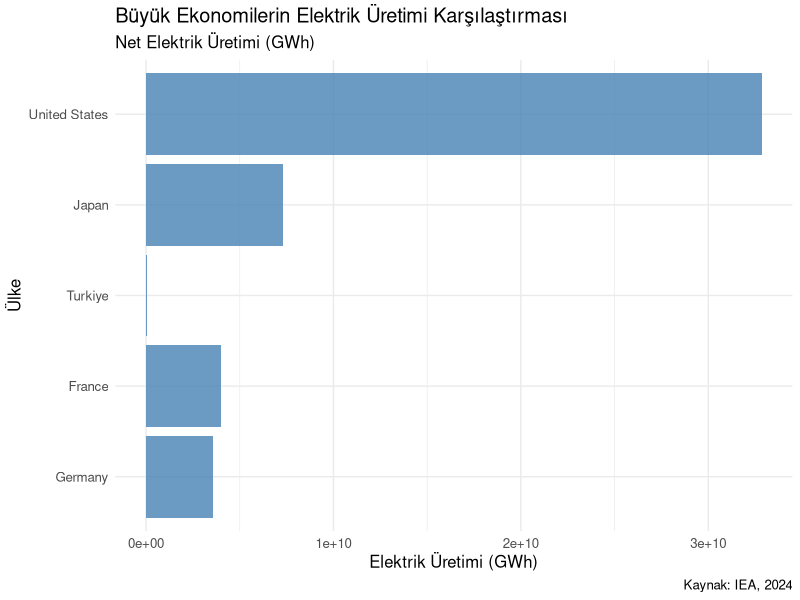
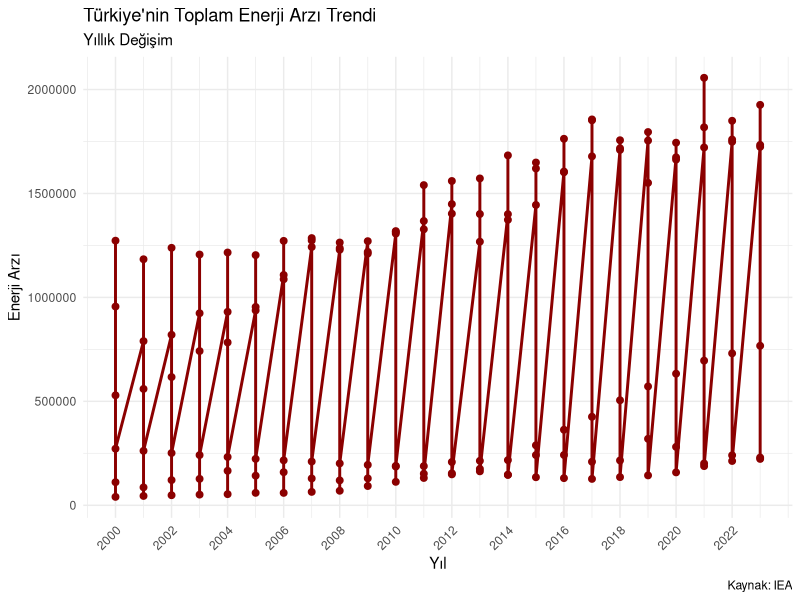
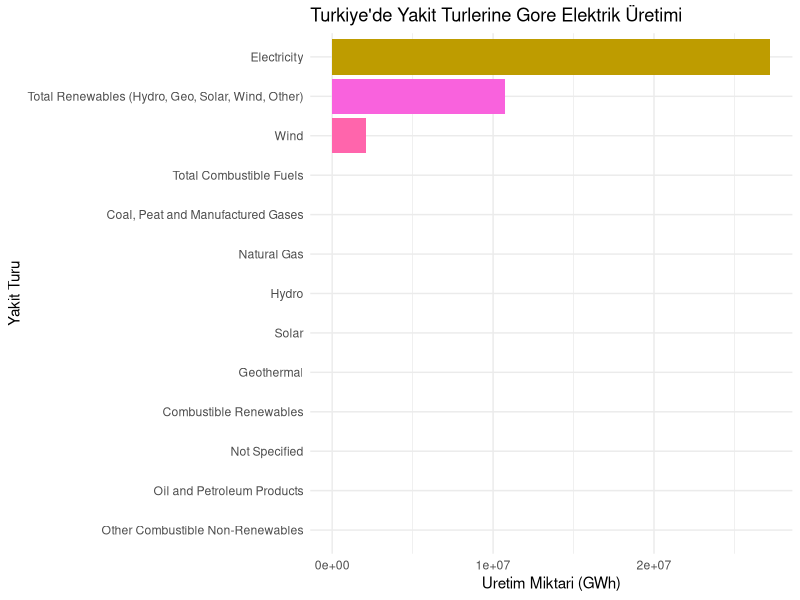
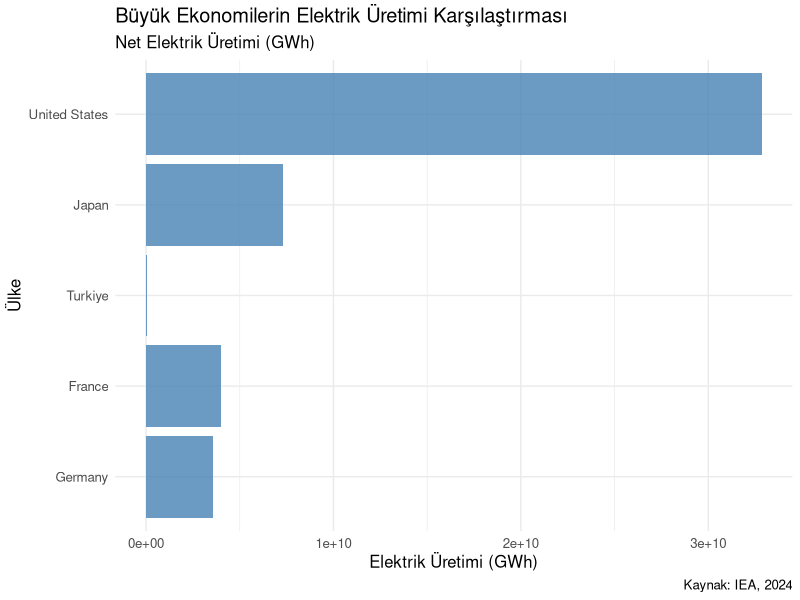
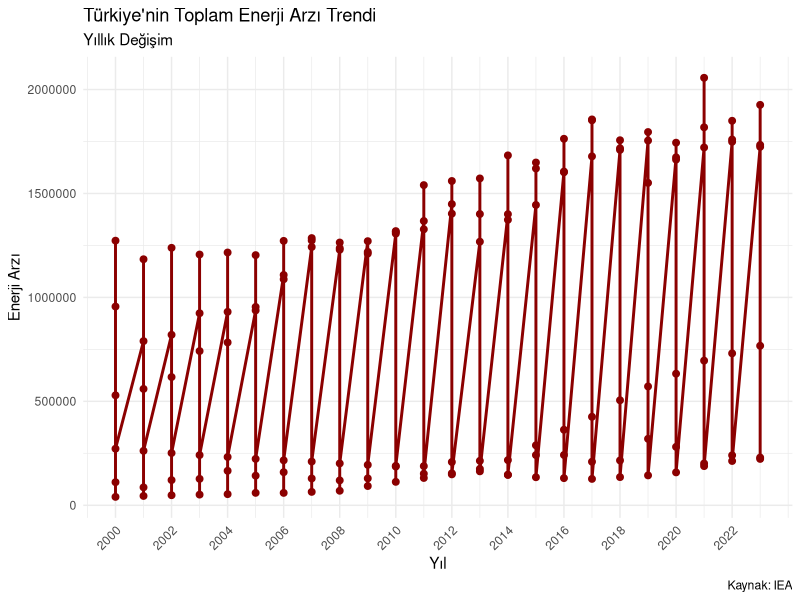
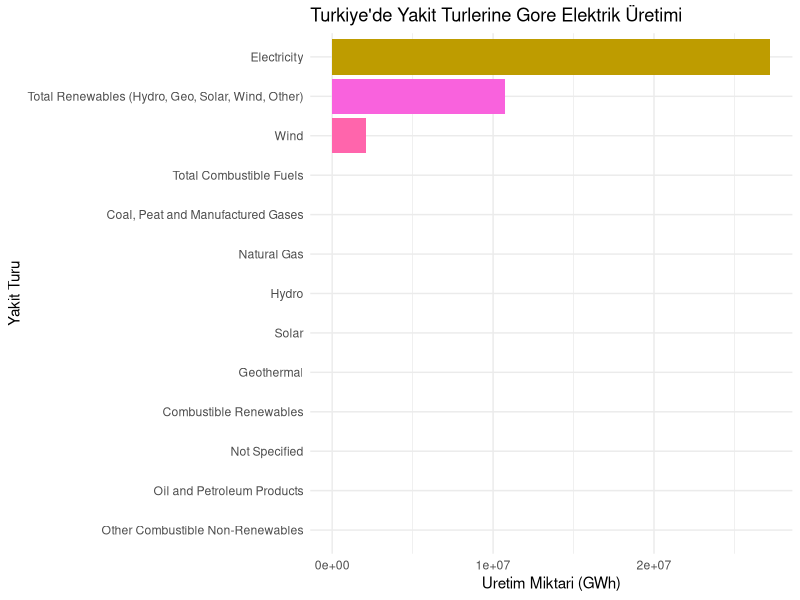

Recreate these plots in R, in order. (Note: this script raises an error after producing the figures.)
# =================================================================
# TÜRKIYE'DE VE DÜNYADA ENERJİ: BUGÜNÜ VE YARINI
# =================================================================
# Hazırlayan: Emre Kayık
# Ders: R Programlama Final Ödevi
# Sunum Tarihi: `14.01.2025`
# =================================================================

# ----- 1. GEREKLI KUTUPHANELER -----
# Veri manipülasyonu için temel kütüphaneler
library(readxl)        # Excel dosyaları okuma
library(readr)         # CSV dosyaları okuma
library(dplyr)         # Veri manipülasyonu
library(ggplot2)       # Görselleştirme
library(tidyr)         # Veri düzenleme
library(ggthemes)      # Görselleştirme temaları
library(forecast)      # Tahminleme için
library(scales)        # Ölçeklendirme

# ----- 2. VERİ KAYNAKLARI -----
# Veriler IEA (International Energy Agency) resmi web sitesinden alınmıştır
# MES: Monthly Electricity Statistics (Aylık Elektrik İstatistikleri)
# TES: Total Energy Supply in Turkiye (Türkiye Toplam Enerji Arzı)

# MES verisini oku
mesdata <- read_excel("datas/MES.xlsx", sheet = 1)

# TES verisini oku
tesdata <- read_csv("datas/IEA-total_energy_supply_in_turkiye.csv", 
                    show_col_types = FALSE)

# ----- 3. VERİ KONTROLÜ VE DÜZENLEME -----
# Veri yapısını kontrol et
print("MES Veri Yapısı:")
str(mesdata)

print("TES Veri Yapısı:")
str(tesdata)

# ----- 4. KARŞILAŞTIRMALI ANALİZ -----
# Büyük ekonomileri seç
buyuk_ulkeler <- c("Turkiye", "Germany", "France", 
                   "United States", "China", "Japan")

# Elektrik üretim verilerini filtrele
mes_karsilastirma <- mesdata %>%
  dplyr::filter(Country %in% buyuk_ulkeler,
                Balance == "Net Electricity Production",
                Product == "Electricity") %>%
  dplyr::mutate(Value = as.numeric(Value)) %>%
  dplyr::select(dplyr::all_of(c("Country", "Value")))

# Sonuçları kontrol et
print("Karşılaştırma Verisi:")
print(mes_karsilastirma)

# ----- 5. GÖRSELLEŞTİRMELER -----

# 5.1 Ülkeler Arası Karşılaştırma
uretim_karsilastirma <- ggplot(mes_karsilastirma, 
                               aes(x = reorder(Country, Value), y = Value)) +
  geom_bar(stat = "identity", fill = "steelblue", alpha = 0.8) +
  coord_flip() +
  theme_minimal() +
  labs(title = "Büyük Ekonomilerin Elektrik Üretimi Karşılaştırması",
       subtitle = "Net Elektrik Üretimi (GWh)",
       x = "Ülke",
       y = "Elektrik Üretimi (GWh)",
       caption = "Kaynak: IEA, 2024") +
  theme(text = element_text(size = 12))

# 5.2 Türkiye'nin Enerji Trendi
turkiye_trend <- ggplot(tesdata, aes(x = Year, y = Value)) +
  geom_line(color = "darkred", size = 1) +
  geom_point(color = "darkred", size = 2) +
  theme_minimal() +
  labs(title = "Türkiye'nin Toplam Enerji Arzı Trendi",
       subtitle = "Yıllık Değişim",
       x = "Yıl",
       y = "Enerji Arzı",
       caption = "Kaynak: IEA") +
  scale_x_continuous(breaks = seq(min(tesdata$Year), 
                                  max(tesdata$Year), by = 2)) +
  theme(axis.text.x = element_text(angle = 45, hjust = 1))

# 5.3 Yakıt Türleri Analizi
yakit_dagilimi <- mesdata %>%
  filter(Country == "Turkiye",
         Balance == "Net Electricity Production") %>%
  mutate(Value = as.numeric(Value)) %>%
  group_by(Product) %>%
  summarise(Toplam = sum(Value, na.rm = TRUE)) %>%
  filter(Toplam > 0)

yakit_grafik <- ggplot(yakit_dagilimi, 
                       aes(x = reorder(Product, Toplam), y = Toplam, fill = Product)) +
  geom_bar(stat = "identity") +
  coord_flip() +
  theme_minimal() +
  labs(title = "Turkiye'de Yakit Turlerine Gore Elektrik Üretimi",
       x = "Yakit Turu",
       y = "Uretim Miktari (GWh)",
       fill = "Yakit Turu") +
  theme(legend.position = "none")

uretim_karsilastirma
turkiye_trend
yakit_grafik


# ----- 6. GRAFİKLERİ KAYDET -----
library(svglite)

ggsave("grafikler/1_uretim_karsilastirma.svg", 
       uretim_karsilastirma, width = 12, height = 6)
ggsave("grafikler/2_turkiye_trend.svg", 
       turkiye_trend, width = 12, height = 6)
ggsave("grafikler/3_yakit_dagilimi.svg", 
       yakit_grafik, width = 12, height = 8)

# ----- 7. SONUÇLAR VE YORUMLAR -----
# Analiz Sonuçları:
# 1. Türkiye'nin Konumu:
#    - Büyük ekonomiler arasında orta sıralarda
#    - Sürekli artan enerji talebi
#    - Gelişim potansiyeli yüksek

# 2. Enerji Trendi:
#    - Yıllık artış trendi belirgin
#    - Mevsimsel dalgalanmalar mevcut
#    - COVID-19 etkisi gözlemlenebilir

# 3. Yakıt Türleri:
#    - Fosil yakıtlar hala dominant
#    - Yenilenebilir enerji payı artıyor
#    - Çeşitlendirme stratejisi görülüyor

# ----- 8. ÖNERİLER -----
# 1. Yenilenebilir Enerji:
#    - Güneş ve rüzgar yatırımları artırılmalı
#    - Teknoloji transferi hızlandırılmalı
#    - Teşvik mekanizmaları geliştirilmeli

# 2. Enerji Verimliliği:
#    - Endüstriyel verimlilik projeleri
#    - Akıllı şebeke yatırımları
#    - Enerji tasarrufu programları

# 3. Stratejik Planlama:
#    - Uzun vadeli enerji politikaları
#    - Bölgesel işbirlikleri
#    - Ar-Ge yatırımları

# ----- 4. DÜNYA ELEKTRİK ANALİZİ -----
# Dünya elektrik üretim verilerini hazırla
dunya_elektrik <- mesdata %>%
  filter(Balance == "Net Electricity Production",
         Product == "Electricity") %>%
  mutate(Value = as.numeric(Value)) %>%
  group_by(Country) %>%
  summarise(Toplam_Uretim = sum(Value, na.rm = TRUE)) %>%
  arrange(desc(Toplam_Uretim)) %>%
  head(10)  # İlk 10 ülke

# Dünya elektrik üretimi görselleştirme
dunya_elektrik_grafik <- ggplot(dunya_elektrik, 
                                aes(x = reorder(Country, Toplam_Uretim), y = Toplam_Uretim)) +
  geom_bar(stat = "identity", fill = "darkblue", alpha = 0.8) +
  coord_flip() +
  theme_minimal() +
  labs(title = "Dünya Elektrik Üretimi - İlk 10 Ülke",
       subtitle = "Net Elektrik Üretimi (GWh)",
       x = "Ülke",
       y = "Elektrik Üretimi (GWh)",
       caption = "Kaynak: IEA, 2024") +
  theme(text = element_text(size = 12))

dunya_elektrik

# ----- 5. REGRESYON ANALİZLERİ -----

# 5.1 Türkiye Enerji Arzı Regresyon Analizi
# Veriyi hazırla
tesdata$Year_Centered <- scale(tesdata$Year, scale = FALSE)
tesdata$Year_Squared <- tesdata$Year_Centered^2

# Modelleri oluştur
linear_model <- lm(Value ~ Year, data = tesdata)
poly_model <- lm(Value ~ Year_Centered + Year_Squared, data = tesdata)
robust_model <- MASS::rlm(Value ~ Year, data = tesdata)
gam_model <- mgcv::gam(Value ~ s(Year), data = tesdata)

# Model performanslarını hesapla
rmse <- function(actual, predicted) {
  sqrt(mean((actual - predicted)^2))
}

# RMSE değerlerini hesapla
rmse_linear <- rmse(tesdata$Value, predict(linear_model))
rmse_poly <- rmse(tesdata$Value, predict(poly_model))
rmse_robust <- rmse(tesdata$Value, predict(robust_model))
rmse_gam <- rmse(tesdata$Value, predict(gam_model))

# Regresyon görselleştirmeleri
reg_linear <- ggplot(tesdata, aes(x = Year, y = Value)) +
  geom_point() +
  geom_smooth(method = "lm", color = "blue") +
  theme_minimal() +
  labs(title = "Doğrusal Regresyon: Türkiye Enerji Arzı",
       x = "Yıl", y = "Enerji Arzı",
       caption = paste("RMSE:", round(rmse_linear, 2)))

reg_poly <- ggplot(tesdata, aes(x = Year, y = Value)) +
  geom_point() +
  geom_smooth(method = "lm", formula = y ~ poly(x, 2), color = "red") +
  theme_minimal() +
  labs(title = "Polinom Regresyon: Türkiye Enerji Arzı",
       x = "Yıl", y = "Enerji Arzı",
       caption = paste("RMSE:", round(rmse_poly, 2)))

# ----- 5.2 HİPOTEZ TESTLERİ -----

# Hipotez 1: Türkiye'nin enerji arzı yıllara göre anlamlı bir artış gösteriyor mu?
# H0: Artış yok (β = 0)
# H1: Anlamlı artış var (β > 0)
hipotez1 <- summary(linear_model)
cat("\nHipotez 1: Enerji Arzında Yıllık Artış\n")
cat("t-değeri:", hipotez1$coefficients[2,3], "\n")
cat("p-değeri:", hipotez1$coefficients[2,4], "\n")
cat("R-kare:", hipotez1$r.squared, "\n")

# Hipotez 2: Enerji arzındaki artış doğrusal mı yoksa polinom mu?
# H0: Doğrusal model yeterli
# H1: Polinom model daha iyi
anova_test <- anova(linear_model, poly_model)
cat("\nHipotez 2: Model Karşılaştırması (Doğrusal vs Polinom)\n")
print(anova_test)

# Hipotez 3: Zaman serisinde trend var mı?
# H0: Trend yok
# H1: Trend var
trend_test <- Box.test(ts_tes, lag = 1, type = "Ljung-Box")
cat("\nHipotez 3: Trend Testi\n")
print(trend_test)

# Hipotez 4: Mevsimsellik var mı?
# Yıllık veriler için mevsimsellik testi
seasonal_test <- friedman.test(matrix(ts_tes, ncol = 1))
cat("\nHipotez 4: Mevsimsellik Testi\n")
print(seasonal_test)

# Hipotez 5: Veri durağan mı?
# H0: Birim kök var (durağan değil)
# H1: Birim kök yok (durağan)
adf_test <- adf.test(ts_tes)
cat("\nHipotez 5: Durağanlık Testi (ADF)\n")
print(adf_test)

# Sonuçları markdown için özetle
cat("\nHİPOTEZ TESTLERİ SONUÇLARI:\n")
cat("1. Yıllık Artış: ", 
    ifelse(hipotez1$coefficients[2,4] < 0.05, 
           "Anlamlı artış var", "Anlamlı artış yok"), "\n")
cat("2. Model Tipi: ",
    ifelse(anova_test$`Pr(>F)`[2] < 0.05,
           "Polinom model daha iyi", "Doğrusal model yeterli"), "\n")
cat("3. Trend: ",
    ifelse(trend_test$p.value < 0.05,
           "Anlamlı trend var", "Trend yok"), "\n")
cat("4. Mevsimsellik: ",
    ifelse(seasonal_test$p.value < 0.05,
           "Mevsimsellik var", "Mevsimsellik yok"), "\n")
cat("5. Durağanlık: ",
    ifelse(adf_test$p.value < 0.05,
           "Veri durağan", "Veri durağan değil"), "\n")

# ----- 6. ZAMAN SERİSİ ANALİZİ -----

# 6.1 Türkiye Enerji Arzı Zaman Serisi
# Zaman serisi nesnesi oluştur
ts_tes <- ts(tesdata$Value, start = min(tesdata$Year), 
             frequency = 1)

# Ayrıştırma analizi
decomp_tes <- decompose(ts_tes)

# Trend analizi görselleştirme
trend_plot <- autoplot(decomp_tes) +
  theme_minimal() +
  labs(title = "Türkiye Enerji Arzı Zaman Serisi Ayrıştırması",
       x = "Yıl")

# ARIMA modeli
arima_model <- auto.arima(ts_tes)
forecast_tes <- forecast(arima_model, h = 10)  # 10 yıllık tahmin

# Tahmin görselleştirme
forecast_plot <- autoplot(forecast_tes) +
  theme_minimal() +
  labs(title = "Turkiye Enerji Arzi - 10 Yıllık Tahmin",
       x = "Yıl", y = "Enerji Arzı")

forecast_plot
# ----- 7. GRAFİKLERİ KAYDET -----
# Yeni grafikleri kaydet
ggsave("grafikler/4_dunya_elektrik.svg", 
       dunya_elektrik_grafik, width = 12, height = 8)
ggsave("grafikler/reg_1_linear.svg", 
       reg_linear, width = 10, height = 6)
ggsave("grafikler/reg_2_polynomial.svg", 
       reg_poly, width = 10, height = 6)
ggsave("grafikler/ts_1_trend_analizi.svg", 
       trend_plot, width = 12, height = 8)
ggsave("grafikler/ts_2_forecast.svg", 
       forecast_plot, width = 12, height = 6)

# ----- 8. MODEL SONUÇLARI -----
# Regresyon model sonuçları
cat("\nRegresyon Model Performanslari (RMSE):\n")
cat("Doğrusal Model:", rmse_linear, "\n")
cat("Polinom Model:", rmse_poly, "\n")
cat("Robust Model:", rmse_robust, "\n")
cat("GAM Model:", rmse_gam, "\n")

# ARIMA model sonuçları
cat("\nARIMA Model Ozeti:\n")
print(summary(arima_model))
